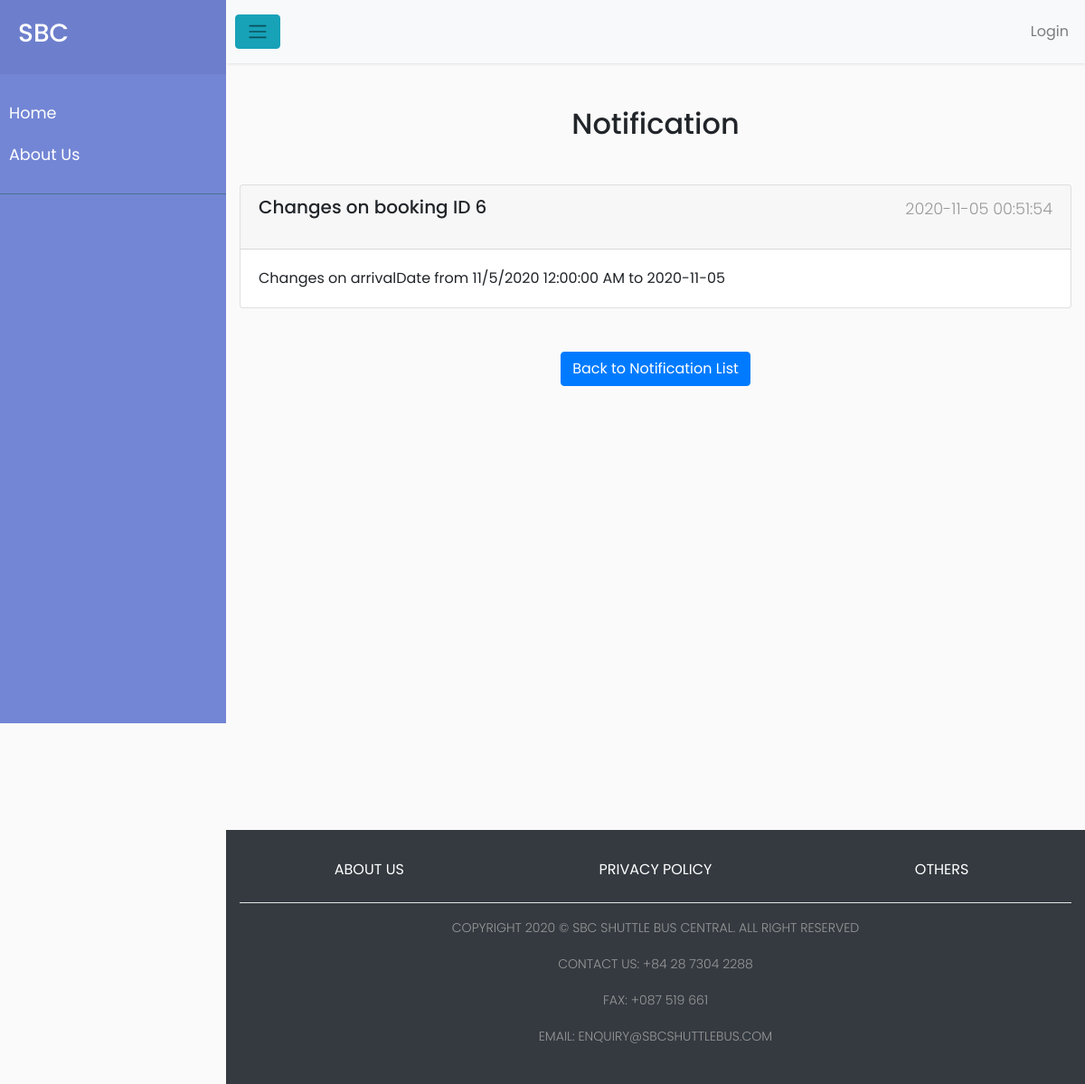
The page /viewNotification.php?id=18 on the database its author committed.
### tables this page shows
CREATE TABLE `notification` (
  `id` int(11) NOT NULL,
  `recipient` int(11) NOT NULL,
  `title` varchar(500) NOT NULL,
  `description` text NOT NULL,
  `isRead` tinyint(1) NOT NULL DEFAULT 0,
  `createdAt` timestamp NOT NULL DEFAULT current_timestamp()
);

### shared/connect.php (called while the page is built, shortened)
<?php
function query($conn, $query)
{
    return mysqli_query($conn, $query);
}

### viewNotification.php (the view, shortened to what this page needs)
<?php
include_once("shared/connect.php");
function getNotif($conn, $id)
{
    return query($conn, "SELECT * FROM `notification` WHERE `id`=$id AND `recipient`='" . $_SESSION['providerID'] . "'");
}
$notifID = $_GET['id'];
if (preg_match("/^[\d]+$/", $notifID)) {
    $result = getNotif($conn, $notifID);
    if (mysqli_num_rows($result) > 0) {
        $item = mysqli_fetch_assoc($result);
    } else {
        header("Location:listNotification.php");
        exit();
    }
} else {
    header("Location:listNotification.php");
    exit();
}
include_once("shared/header.php");
echo '
<div class="container-fluid min-vh-100">
<h2 class="text-center mt-5">Notification</h2>
<div class="card my-5">
  <div class="card-header d-flex justify-content-between">
  <h5 class="card-title">' . $item['title'] . '</h5>
  <p >' . $item['createdAt'] . '</p>
  </div>
  <div class="card-body">
  ' . $item['description'] . '
  </div>
</div>
<div class="text-center my-5">
<a href="listNotification.php" class="btn btn-primary">Back to Notification List</a>
</div>
</div>
';
?>
<?php
include_once("shared/footer.php");

### styleSidebar.css (style rules this page uses)
body { font-family: 'Poppins', sans-serif; background: #fafafa; }
p { font-family: 'Poppins', sans-serif; font-size: 1.1em; font-weight: 300; line-height: 1.7em; color: #999; }
a, a:hover, a:focus { color: inherit; text-decoration: none; transition: all 0.3s; }

### rows shown on the page
notification: title "Changes on booking ID 6", createdAt "2020-11-05 00:51:54", description "Changes on arrivalDate from 11/5/2020 12:00:00 AM to 2020-11-05"
